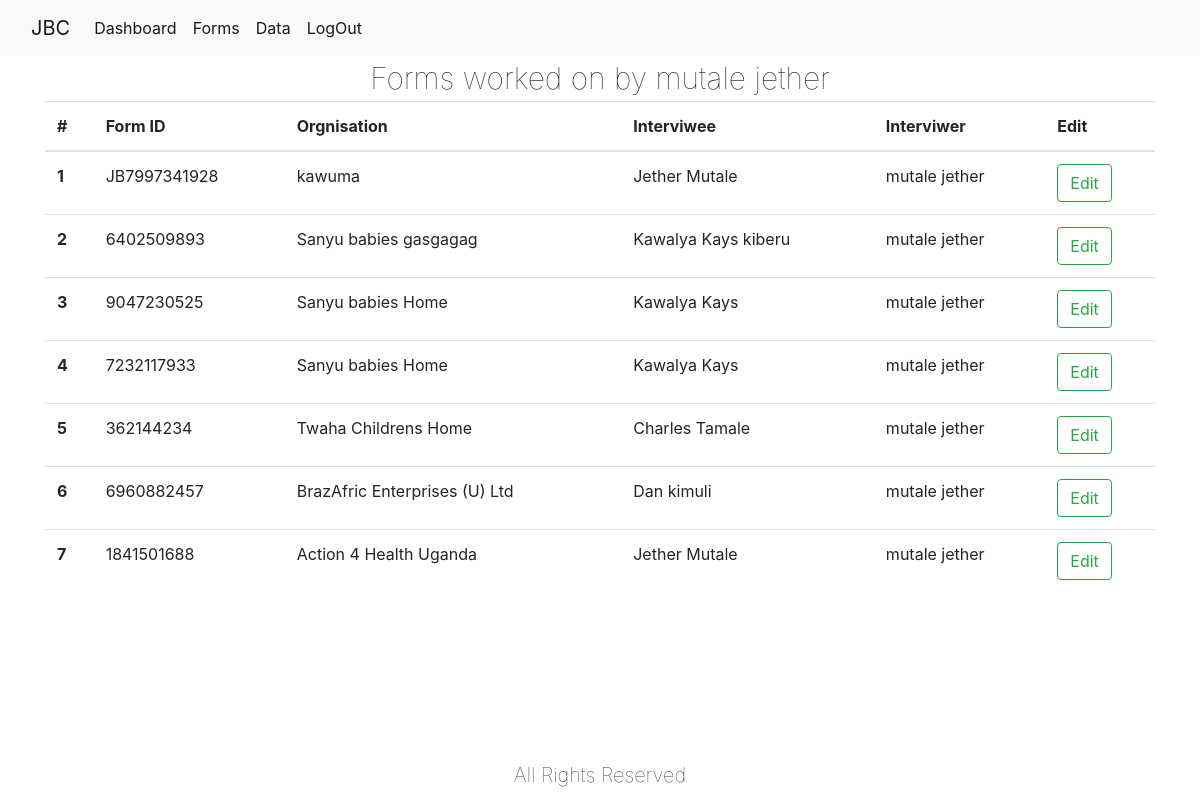
The page /webformsystem/form_list.php (signed in) on the database its author committed.
### tables this page shows
CREATE TABLE `users` (
  `ID` int(11) NOT NULL,
  `username` varchar(200) NOT NULL,
  `first_name` varchar(200) NOT NULL,
  `last_name` varchar(200) NOT NULL,
  `email` varchar(200) NOT NULL,
  `password` varchar(400) NOT NULL
);

CREATE TABLE `form_data` (
  `ID` int(11) NOT NULL,
  `username` varchar(200) NOT NULL,
  `organisation` varchar(200) NOT NULL,
  `location` varchar(200) NOT NULL,
  `f_nem` varchar(200) NOT NULL,
  `l_nem` varchar(200) NOT NULL,
  `age` varchar(200) NOT NULL,
  `kids` varchar(200) NOT NULL,
  `mary` varchar(200) NOT NULL,
  `tv` varchar(200) NOT NULL,
  `radio` varchar(200) NOT NULL,
  `car` varchar(200) NOT NULL,
  `father` varchar(200) NOT NULL,
  `mother` varchar(200) NOT NULL,
  `formID` varchar(100) NOT NULL,
  `date` datetime NOT NULL
);

### webformsystem/includes/classes/User.php (called while the page is built, shortened)
<?php
class User{
	private $user;
	public function __construct($con,$user){
		$user_details_query =mysqli_query($con,"SELECT * FROM users WHERE username='$user'");
		$this->user=mysqli_fetch_array($user_details_query);
	}
	public function getUsername(){
		return $this->user['username'];
	}
}
?>

### webformsystem/includes/classes/Fom.php (the view, shortened to what this page needs)
<?php
class Fom{
	private $con;
	private $user_obj;
	public function __construct($con,$user){
		$this->con=$con;
		$this->user_obj= new User($con,$user);
	}
	public function getForms(){
		$uid=$this->user_obj->getUsername();
		$all= "";
		$i=0;
		$query=mysqli_query($this->con,"SELECT * FROM form_data WHERE username='$uid' ORDER BY ID DESC");
		while ($row=mysqli_fetch_array($query)) {
			$i++;
			$id=$row['ID'];
			$user=$row['username'];
			$org=$row['organisation'];
			$fnem=$row['f_nem'];
			$lnem=$row['l_nem'];
			$fo=$row['formID'];
			$all .= "
										<tr>
										<th scope='row'>$i</th>
                        <td>$fo</td>
                        <td>$org</td>
                        <td>$fnem $lnem</td>
                        <td>$user</td>
                        <td><a href='edit_form.php?fomid=$id' class='btn btn-outline-success'>Edit</a></td>
                      </tr>
			";
		}
		return $all;
	}
}
?>

### webformsystem/includes/header.php (shortened to what this page needs)
<?php
include 'config/config.php';
include 'includes/classes/User.php';
include 'includes/classes/Fom.php';
?>
<!doctype html>
<html lang="en">
  <head>
    <link rel="stylesheet" href="https://cdn.jsdelivr.net/npm/bootstrap@4.6.2/dist/css/bootstrap.min.css">
  </head>
  <body>

### webformsystem/form_list.php (shortened to what this page needs)
<?php
include("includes/header.php");
if(isset($_SESSION['username'])){
  $userLoggedIn=$_SESSION['username'];
  $user_details=mysqli_query($con,"SELECT * FROM users WHERE username='$userLoggedIn'");
  $user=mysqli_fetch_array($user_details);
}
?>
        <nav class="navbar navbar-expand-lg navbar-light bg-light">
  <div class="container-fluid">
    <a class="navbar-brand" href="#">JBC</a>
    <div class="collapse navbar-collapse" id="navbarSupportedContent">
      <ul class="navbar-nav me-auto mb-2 mb-lg-0">
        <li class="nav-item">
          <a class="nav-link active" aria-current="page" href="index.php">Dashboard</a>
        </li>
        <li class="nav-item">
          <a class="nav-link active" aria-current="page" href="forms.php">Forms</a>
        </li>
         <li class="nav-item">
          <a class="nav-link active" aria-current="page" href="form_list.php">Data</a>
        </li>
         <li class="nav-item">
          <a class="nav-link active" aria-current="page" href="includes/handlers/logout.php">LogOut</a>
        </li>
      </ul>
    </div>
  </div>
</nav>
    <div class="container">
      <div class="row">
          <div class="col-md-12" style="text-align: center;">
              <span style="font-weight: 100; font-size: 30px; padding: 20px 0px 20px 0px;">
                Forms worked on by <?php echo $user['username'];?>
              </span>
          </div>
           <div class="container" style="text-align:center;font-weight: 100;font-size: 20px; bottom: 10px; position: fixed;">
                <span>All Rights Reserved</span>
            </div>
      </div>
    </div>
    <div class="container">
      <div class="row">
        <div class="col-md-12">
            <table class="table table-stripped">
                    <thead>
                      <tr>
                        <th scope="col">#</th>
                        <th scope="col">Form ID</th>
                        <th scope="col">Orgnisation</th>
                        <th scope="col">Interviwee</th>
                        <th scope="col">Interviwer</th>
                         <th scope="col">Edit</th>
                      </tr>
                    </thead>
                    <tbody>
                        <?php
                        $form = new Fom($con,$userLoggedIn);
                        echo $form->getForms();
                        ?>
                    </tbody>
            </table>
        </div>
      </div>
    </div>
  </body>
</html>

### rows shown on the page
users: username "mutale jether"
form_data: formID "JB7997341928", organisation "kawuma", f_nem "Jether", l_nem "Mutale", username "mutale jether"
form_data: formID "6402509893", organisation "Sanyu babies gasgagag", f_nem "Kawalya", l_nem "Kays kiberu", username "mutale jether"
form_data: formID "9047230525", organisation "Sanyu babies Home", f_nem "Kawalya", l_nem "Kays", username "mutale jether"
form_data: formID "7232117933", organisation "Sanyu babies Home", f_nem "Kawalya", l_nem "Kays", username "mutale jether"
form_data: formID "362144234", organisation "Twaha Childrens Home", f_nem "Charles", l_nem "Tamale", username "mutale jether"
form_data: formID "6960882457", organisation "BrazAfric Enterprises (U) Ltd", f_nem "Dan", l_nem "kimuli", username "mutale jether"
form_data: formID "1841501688", organisation "Action 4 Health Uganda", f_nem "Jether", l_nem "Mutale", username "mutale jether"
